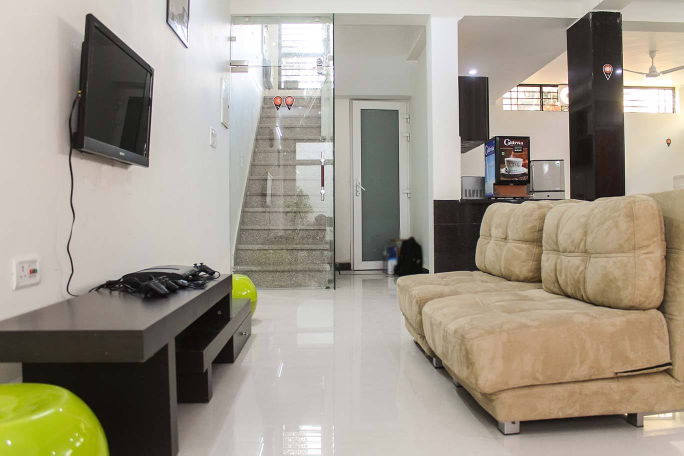
#> input picture src/naive_bayes/img.jpg, 1367 x 911 px (shown at 1/2 size); its folder holds only this picture in this run
$ python -i featureextraction.py   (imports and definitions only)
#> lines starting #> are read from the running program, lines starting #| are printed output that depends on the picture
from pylab import *
from PIL import Image, ImageFilter
from PIL import *
from images import Sample
import matplotlib


class FeatureExtractor:
    def __init__(self):
        features_list = ""

def make_extractor():
    return FeatureExtractor

def get_features(im_arr,num_features = 64):
    """This method returns an array of features, divided
    by four pixels of darkness, into a total of 64 features as default.
    This can be changed with num_features = desired_number """
    features_list = np.histogram(im_arr, bins=num_features)
    return features_list


def convert_image(sample):
    """
    This method will specifically take an image and convert it to
    Greyscale before returning an image. """
    # Import an image
    image = sample.get_grayscale_image()
    return image

def get_image_array(image):
    """This method takes an image and returns an array representation of the image called im_arr"""
    im_arr = array(image)
    return im_arr

def get_blur_of_converted_image(im_arr):
    """This method takes an array representation of an image creates an Guassian Blur of the input image."""
    figure()
    im = Image.fromarray(im_arr)
    p = im.convert("L").filter(ImageFilter.GaussianBlur(radius=2))
    p.show()

def get_flatten_converted_image(image):
    """This method takes an image as input, and create a figure that displays a flat, density distribution of the picture."""
    # create a new figure
    figure()
    gray()
    # show contours with origin upper left corner
    contour(image, origin='image')
    axis('equal')
    axis('off')

def get_darkness_distribution(im_array):
    """This method takes im_arr, and records the darkness distribution in a histogram."""
    figure()
    hist(im_array.flatten(), 128)
    show()

>>> import cv2
>>> picture = cv2.imread('naive_bayes/img.jpg', cv2.IMREAD_GRAYSCALE)
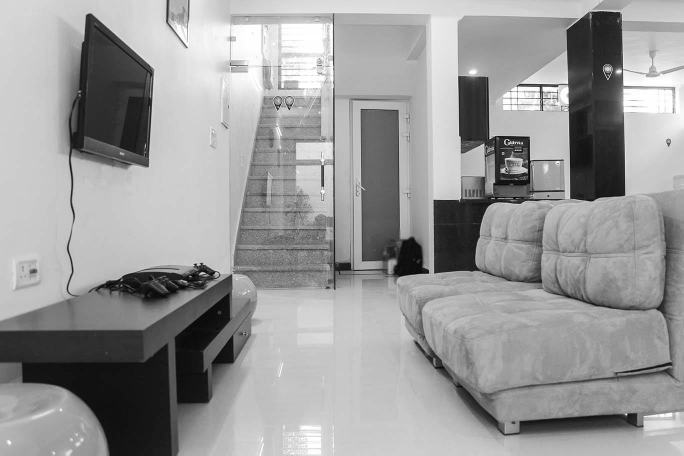
#> picture: shape (911, 1367) (shown at 1/2 size); min 0, max 255, mean 153.4
>>> result = get_blur_of_converted_image(picture)
